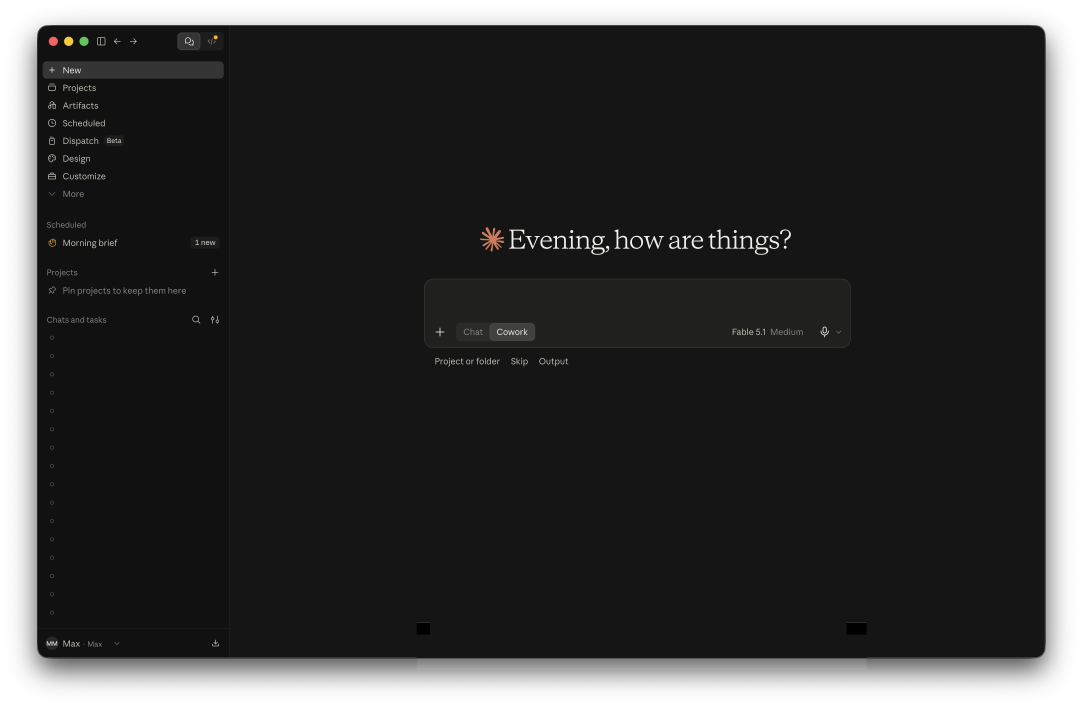
#> input picture Scripts/store/claude/base.png, 3248 x 2122 px (shown at 1/3 size)
$ python prepare.py base.png
#> lines starting #> are read from the running program, lines starting #| are printed output that depends on the picture
### Scripts/store/claude/generate.py
#!/usr/bin/env python3
"""Repaint the Claude Desktop capture with our own chat list and a prompt in the composer.

    python3 Scripts/store/claude/generate.py

base.png is a 1512x949 dark-mode window capture, prepared by prepare.py (see the store-screenshots skill),
which runs scrub() so the captured chat titles and runs never reach git. Text is
set in the Anthropic Sans that ships inside Claude.app, rendered by headless
Chrome at device scale 2, which reproduces the app's rasterisation: the
sidebar rows and the composer placeholder match the capture to the pixel in
width and height. Constants are device px measured on base.png.
"""
import os
import sys

from PIL import Image, ImageDraw

HERE = os.path.dirname(os.path.abspath(__file__))
sys.path.insert(0, os.path.dirname(HERE))
from paint import Painter

OUT = os.path.join(HERE, "out")
FONT_URL = f"file://{HERE}/fonts/sans.ttf"
PAINT = Painter(OUT, dsf=2, text_width=700)

# Sidebar "Chats and tasks" list: ink of the first title starts here and the
# rows repeat every 55 px; the list is clipped by the footer's rule.
LIST_X, LIST_CAP, LIST_PITCH = 190, 1003, 55
LIST_BOX = (185, 990, 683, 1885)
LIST_SIZE, LIST_COLOR = 13, "#c3c2b8"

# Composer: the placeholder's ink box, and the field's white inside.
COMPOSER_X, COMPOSER_CAP = 1307, 874
COMPOSER_BOX = (1280, 850, 2545, 940)
COMPOSER_SIZE, COMPOSER_COLOR = 16, "#e8e6e3"
CARET_H, CARET_GAP = 40, 4

# The "Active" list of scheduled runs under the composer, cleared to the
# main pane's background.
ACTIVE_BOX = (1290, 1190, 2540, 2000)


def hexstr(rgb):
    return "#%02x%02x%02x" % tuple(rgb[:3])


def scrub(im):
    """Clear, in place, the chat list, the composer and the Active runs, each to the colour at its top-left corner."""
    draw = ImageDraw.Draw(im)
    for box in (LIST_BOX, COMPOSER_BOX, ACTIVE_BOX):
        draw.rectangle((box[0], box[1], box[2] - 1, box[3] - 1), fill=im.getpixel(box[:2]))
    # The footer's rule, the row under the list, carries the tops of the next title's letters.
    rule = (LIST_BOX[0], LIST_BOX[3], LIST_BOX[2] - 1, LIST_BOX[3])
    draw.line(rule, fill=im.getpixel(rule[:2]))


# [20 lines left out: function generate, not called in this run]


# [23 lines that do not run on import are left out]

### Scripts/store/paint.py
"""Headless-Chrome text rendering for the painted scenes (slack, claude).

Each scene makes one Painter with its scratch directory, the device scale
that reproduces its app's rasterisation, and a page width wide enough for
its longest line, then pastes lines set in its app's own font onto the base.
Needs Google Chrome, Pillow and numpy.
"""
import os
import subprocess

import numpy as np
from PIL import Image

CHROME = "/Applications/Google Chrome.app/Contents/MacOS/Google Chrome"
TEXT_PAGE_HEIGHT = 60
# A pixel is ink when its luminance differs from the background's by more than this.
INK_THRESHOLD = 60


class Painter:
    def __init__(self, out_dir, dsf, text_width):
        self.out_dir, self.dsf, self.text_width = out_dir, dsf, text_width

    # [29 lines left out: functions chrome, text, paste_text, not called in this run]

### Scripts/store/claude/prepare.py
#!/usr/bin/env python3
"""Turn a raw Claude capture into base.png for generate.py.

    python3 Scripts/store/claude/prepare.py "~/Desktop/Screenshot ....png"

Claude shows a usage banner above the composer some days; it is cut out and
the composer moved up into its place, so the pixel constants in generate.py
hold either way. The first nine chats carry shortcut numbers instead of
bullets while the composer is focused; each is swapped for the bullet of
the tenth row. Last, generate.scrub() clears the chat titles and runs, so
base.png holds none of the account's own chats.
"""
import os
import sys

from PIL import Image

from generate import scrub

HERE = os.path.dirname(os.path.abspath(__file__))
BG = (21, 21, 21)
FIELD = (32, 32, 31)      # the composer's fill
SIDEBAR = (17, 17, 17)
MAIN_X = (1250, 2600)
COMPOSER_TOP = 836        # where generate.py expects the composer's top border
BANNER_TOP = 836          # where a banner's top border would be
WINDOW_BOTTOM = 1972      # the window's bottom border, which stays put
LIST_PITCH, ROWS = 55, 9  # numbered rows
BULLET = (136, 1489, 176, 1525)   # the tenth row's bullet, sidebar included
BULLET_PITCH_FROM = 9             # rows above it that get a copy


def composer_top(im):
    """The composer's top border: two rows above its first row of fill."""
    for y in range(BANNER_TOP, 1300):
        if im.getpixel((1400, y)) == FIELD:
            return y - 2
    raise SystemExit("no composer found")


def main(raw):
#> called with raw = 'base.png'
    im = Image.open(os.path.expanduser(raw)).convert("RGBA")
#> im is the input picture: PIL image 3248x2122 RGBA; mean R, G, B, A 18.7, 18.6, 18.5, 217.5
    if im.size != (3248, 2122):
        raise SystemExit(f"{raw} is {im.size}, not a 1512x949 window capture")
    rgb = im.convert("RGB")
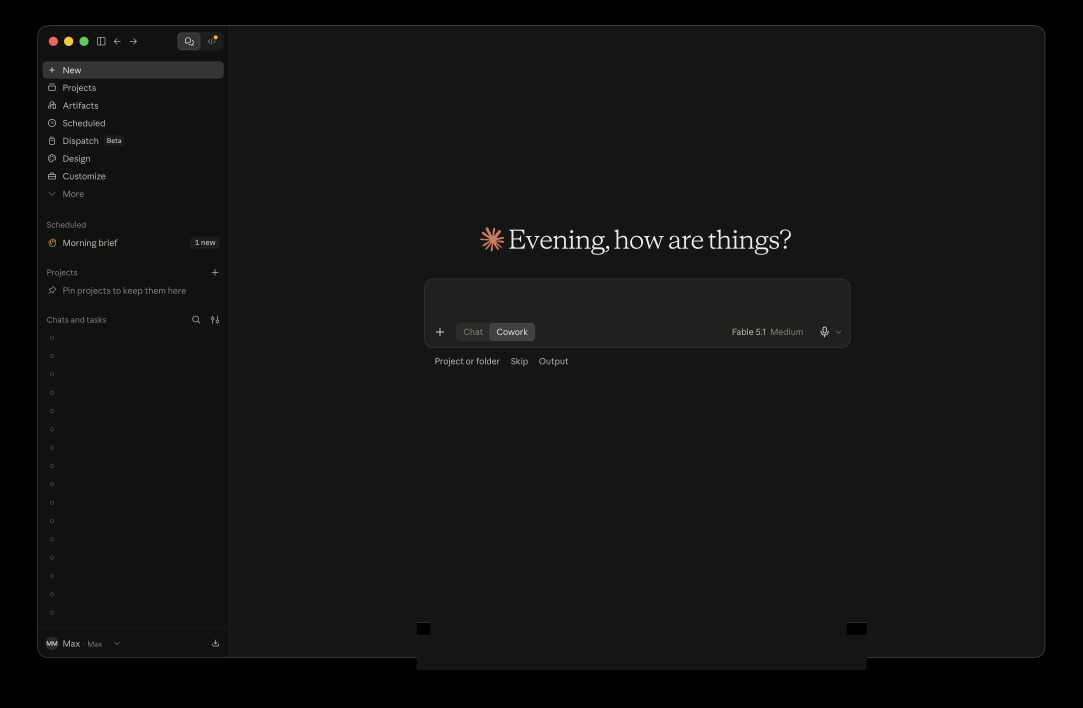
#> rgb: PIL image 3248x2122 RGB (shown at 1/3 size); mean R, G, B 18.7, 18.6, 18.5
    top = composer_top(rgb)
#> top = 836
    if top > COMPOSER_TOP:
        # The banner, then the composer some way below: shift everything
        # from the composer down by that much, then blank what it uncovered.
        below = rgb.crop((MAIN_X[0], top, MAIN_X[1], WINDOW_BOTTOM))
        rgb.paste(BG, (MAIN_X[0], COMPOSER_TOP, MAIN_X[1], WINDOW_BOTTOM))
        rgb.paste(below, (MAIN_X[0], COMPOSER_TOP))
    bullet = rgb.crop(BULLET)
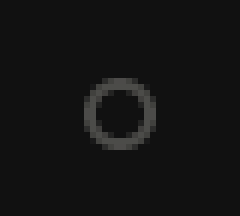
#> bullet: PIL image 40x36 RGB (shown 6 times larger); mean R, G, B 19.5, 19.5, 19.4
    for i in range(ROWS):
        y = BULLET[1] - (BULLET_PITCH_FROM - i) * LIST_PITCH
        rgb.paste(SIDEBAR, (BULLET[0], y, BULLET[2], y + bullet.height))
        rgb.paste(bullet, (BULLET[0], y))
    scrub(rgb)
    rgb.putalpha(im.getchannel("A"))
    out = os.path.join(HERE, "base.png")
    rgb.save(out)
    print(out)


if __name__ == "__main__":
    main(sys.argv[1])
